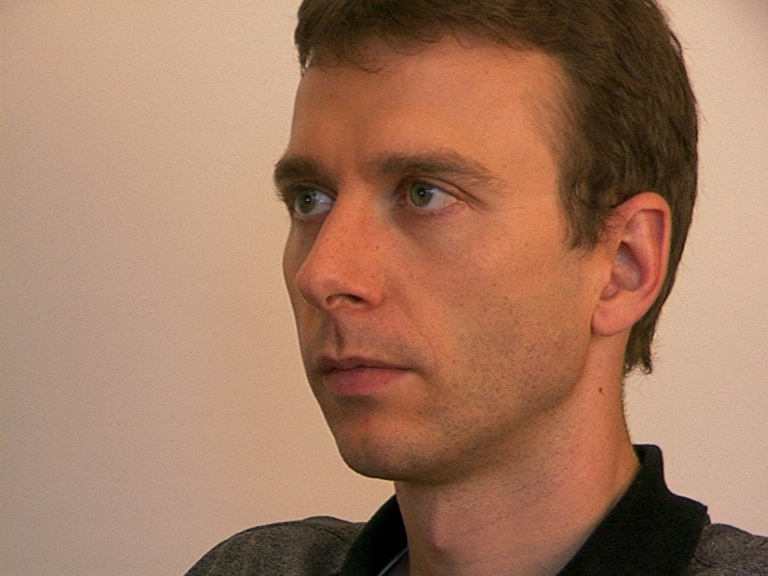
#> input picture Laboratory/Lab6_1/another_faces/0000_00000004.jpg, 768 x 576 px, given in place of face00001.png, which was not available
$ jupyter execute --allow-errors P6a_ArthurFont_AngelaSerrano.ipynb   (text cells are left out)
#> lines starting #> are read from the running program, lines starting #| are printed output that depends on the picture; pictures that were not available may be replaced by others from this repository, and a replacement may not be noted
[cell 1]
import numpy as np
import matplotlib.pyplot as plt
import os
from skimage.color import rgb2gray
from skimage import io
from time import time

import skimage
from skimage.feature import haar_like_feature
from skimage.transform import resize
from skimage.feature import haar_like_feature_coord
from skimage.feature import draw_haar_like_feature
from sklearn.model_selection import train_test_split

[cell 2]
# Show images
def show_images(m, n, imgs, labels):
#> called with m = 1, n = 2
    fig, axes = plt.subplots(m, n, figsize=(13, 6))
    ax = axes.ravel()
    cmap='gray'
    for i in range(m*n):
        ax[i].imshow(imgs[i], cmap)
        ax[i].set_title(labels[i])
        ax[i].axis('off')

    plt.tight_layout()
    plt.show()
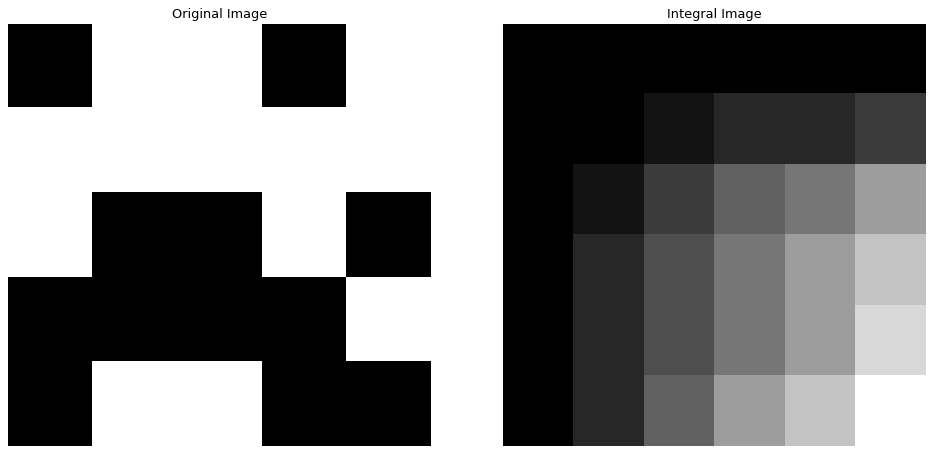
#> figure drawn by matplotlib, 2 panels

[cell 3]
def to_integral_image(img_arr):
    integral_image_arr = np.zeros((img_arr.shape[0] + 1, img_arr.shape[1] + 1))
    integral_image_arr[1:,1:]= img_arr

    for i in range(1, integral_image_arr.shape[0]):
        for j in range(1, integral_image_arr.shape[1]):
            integral_image_arr[i,j] = np.sum(img_arr[:i,:j])

    return integral_image_arr

[cell 4]
img_array = np.random.randint(2, size=(5,5))
ii_img_array = to_integral_image( img_array )

[cell 5]
show_images(1, 2, [img_array, ii_img_array], ["Original Image", "Integral Image"])

[cell 6]
np.sum(img_array) == ii_img_array[-1,-1]

[cell 7]
img_array[0,:].sum() == ii_img_array[1,-1]

[cell 8]
img_ = io.imread('./faces/face00001.png')
#> img_ is the input picture: shape (576, 768, 3); mean R, G, B 163, 121.1, 96.5
#> (the rest of this cell did not finish here and is left out)

[cell 9]
from skimage.transform import integral_image
integral_sky = integral_image(img_)
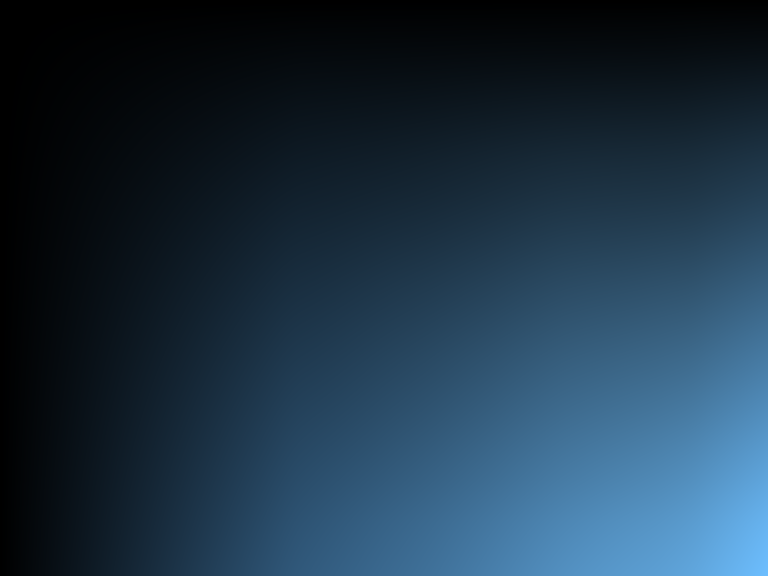
#> integral_sky: shape (576, 768, 3) uint64; mean R, G, B 19423824.3, 34212530, 46108609.1; drawn with min black and max white
#> (the rest of this cell did not finish here and is left out)

$ run again, on Laboratory/Lab6_1/another_faces/0001_00000003.jpg
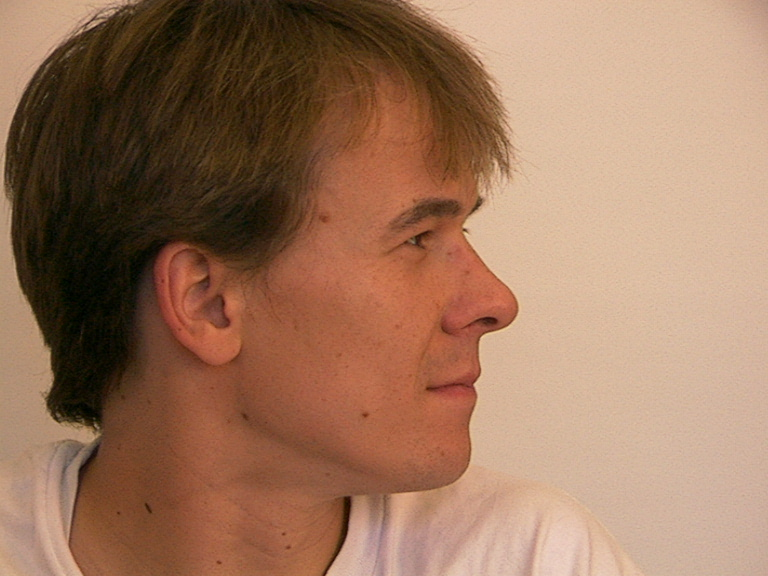
#> input picture Laboratory/Lab6_1/another_faces/0001_00000003.jpg, 768 x 576 px, given in place of face00001.png, which was not available
#> img_ is the input picture: shape (576, 768, 3); mean R, G, B 155.8, 117.1, 92.2
#> `integral_sky = integral_image(img_)`:
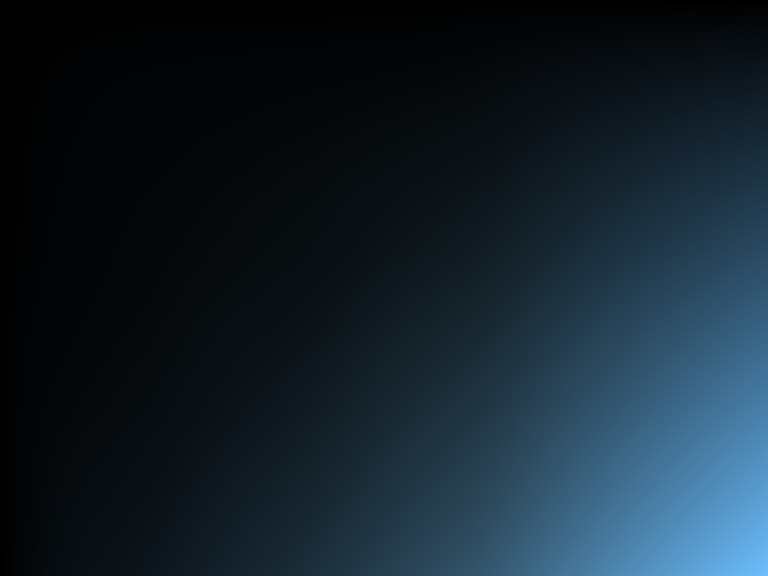
#> integral_sky: shape (576, 768, 3) uint64; mean R, G, B 12735225.7, 21823352.8, 28239657.2; drawn with min black and max white

$ run again, on Laboratory/Lab6_1/another_faces/0001_00000004.jpg
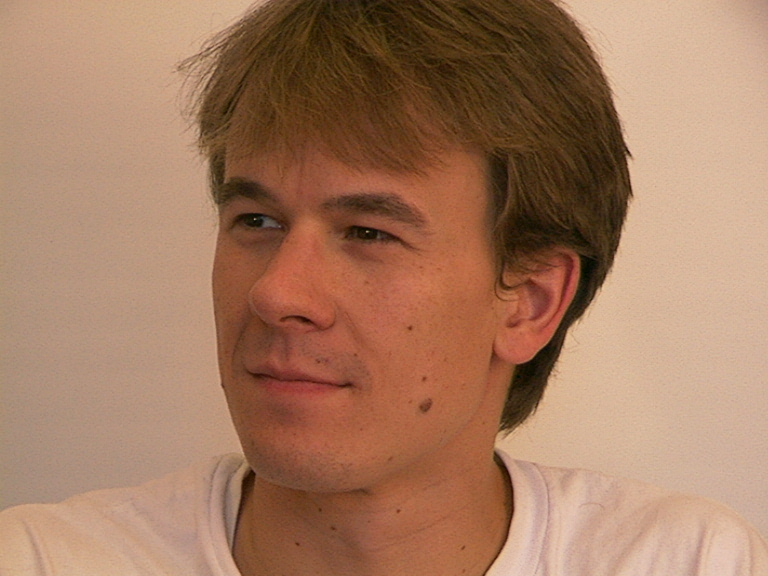
#> input picture Laboratory/Lab6_1/another_faces/0001_00000004.jpg, 768 x 576 px, given in place of face00001.png, which was not available
#> img_ is the input picture: shape (576, 768, 3); mean R, G, B 164.4, 122.6, 96.5
#> `integral_sky = integral_image(img_)`:
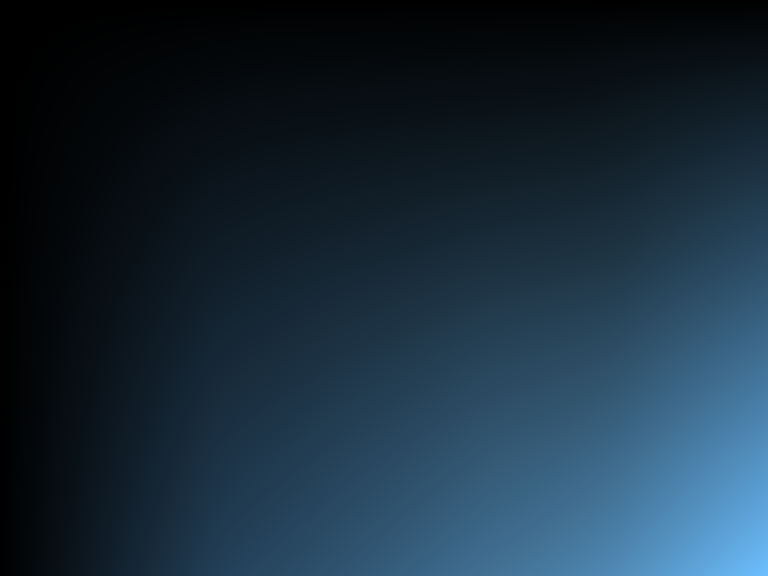
#> integral_sky: shape (576, 768, 3) uint64; mean R, G, B 17146386.9, 29882655.9, 39670179.1; drawn with min black and max white

$ run again, on Laboratory/Lab6_1/another_faces/0001_00000005.jpg
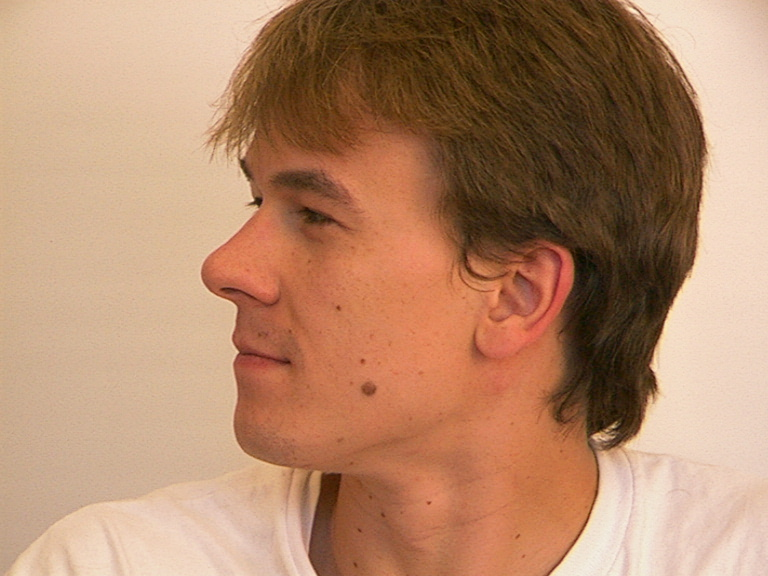
#> input picture Laboratory/Lab6_1/another_faces/0001_00000005.jpg, 768 x 576 px, given in place of face00001.png, which was not available
#> img_ is the input picture: shape (576, 768, 3); mean R, G, B 178.7, 135.8, 106.6
#> `integral_sky = integral_image(img_)`:
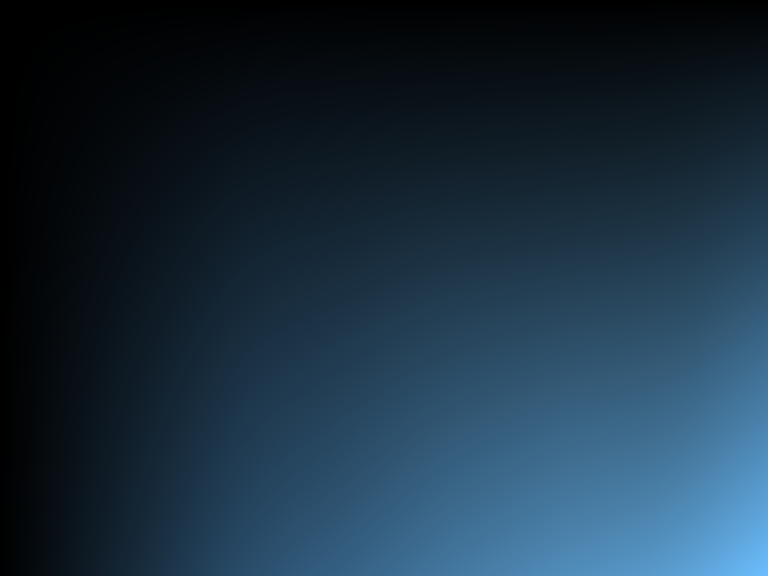
#> integral_sky: shape (576, 768, 3) uint64; mean R, G, B 19929464.8, 35335257.9, 47282531.3; drawn with min black and max white
